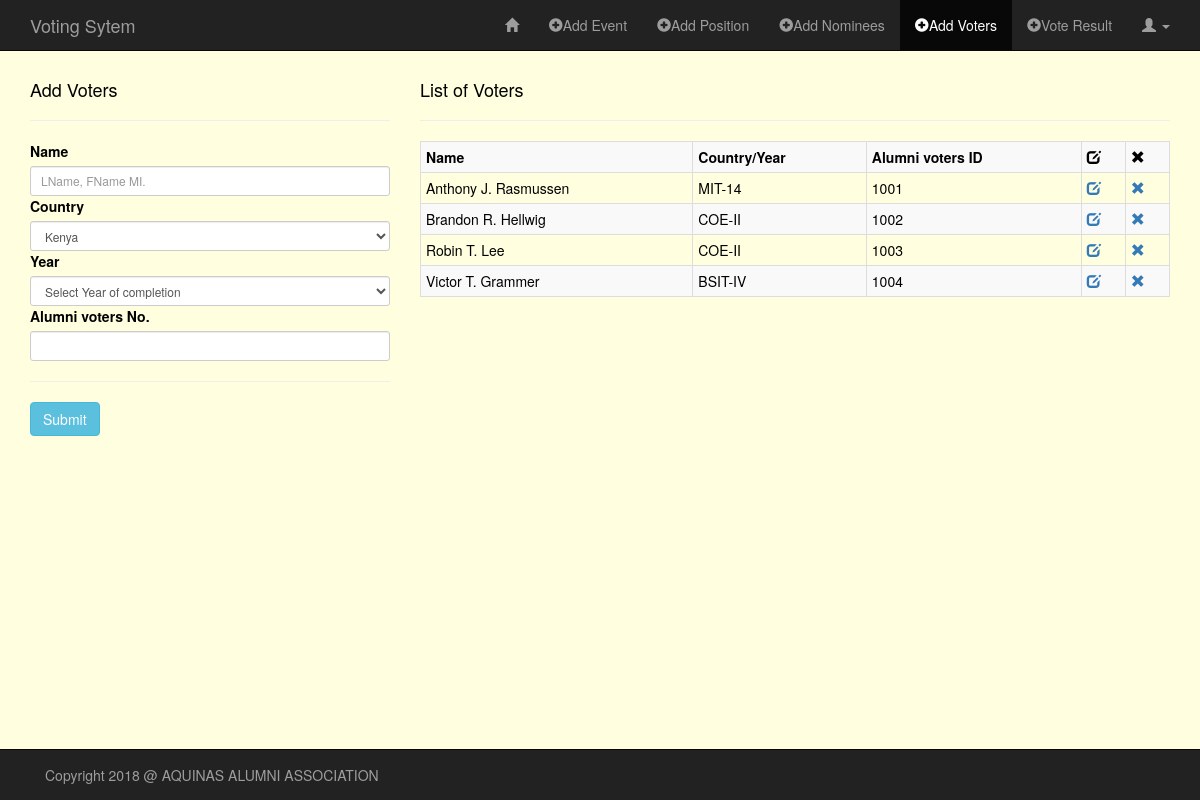
The app's page /sandbox/add_voters.php (signed in) with its own data.
### tables this page shows
CREATE TABLE `voters` (
  `id` int(11) NOT NULL,
  `name` varchar(60) NOT NULL,
  `course` varchar(60) NOT NULL,
  `year` varchar(10) NOT NULL,
  `stud_id` varchar(30) NOT NULL
);

### sandbox/classes/Voters.php (called while the page is built, shortened)
<?php
class Voters
{
    public function READ_VOTERS() {
        global $db;
        $sql = "SELECT *
                FROM voters
                ORDER BY name ASC";
        if(!$stmt = $db->prepare($sql)) {
            echo $stmt->error;
        } else {
            $stmt->execute();
            $result = $stmt->get_result();
        }
        return $result;
    }
}

### sandbox/add_voters.php (the view, shortened to what this page needs)
<?php
require("../config/db.php");
require("classes/Voters.php");
?>
<!DOCTYPE HTML>
<html lang="en-US">
<head>
    <link rel="stylesheet" href="../assets/css/bootstrap.min.css">
    <link rel="stylesheet" href="../assets/css/style_admin.css">
</head>
<body>
<nav class="navbar navbar-inverse navbar-fixed-top" role="navigation">
    <div class="container">
        <div class="navbar-header">
            <a class="navbar-brand" href="index.php">Voting Sytem</a>
        </div>
        <div class="collapse navbar-collapse" id="bs-example-navbar-collapse-1">
            <ul class="nav navbar-nav navbar-right">
                <li><a href="admin_page.php"><span class="glyphicon glyphicon-home"></span></a></li>
                <li><a href="add_org.php"><span class="glyphicon glyphicon-plus-sign"></span>Add Event</a></li>
                <li><a href="add_pos.php"><span class="glyphicon glyphicon-plus-sign"></span>Add Position</a></li>
                <li><a href="add_nominees.php"><span class="glyphicon glyphicon-plus-sign"></span>Add Nominees</a></li>
                <li class="active"><a href="add_voters.php"><span class="glyphicon glyphicon-plus-sign"></span>Add Voters</a></li>
                <li><a href="vote_result.php"><span class="glyphicon glyphicon-plus-sign"></span>Vote Result</a></li>
                <li class="dropdown">
                    <a href="#" class="dropdown-toggle" data-toggle="dropdown" role="button" aria-haspopup="true" aria-expanded="false"><span class="glyphicon glyphicon-user"></span> <span class="caret"></span></a>
                </li>
            </ul>
        </div>
    </div>
</nav>
<div class="container">
    <div class="row">
        <div class="col-md-4">
            <h4>Add Voters</h4><hr>
            <form method="POST" action="<?php $_SERVER['PHP_SELF']; ?>" role="form">
                <div class="form-group-sm">
                    <label for="name">Name</label>
                    <input required type="text" name="name" class="form-control" placeholder="LName, FName MI.">
                </div>
                <div class="form-group-sm">
                    <label for="course">Country</label>
                    <select required name="course" class="form-control">
                         <option value="Kenya">Kenya</option>
                    </select>
                </div>
                <div class="form-group-sm">
                    <label for="year">Year</label>
                    <select required name="year" class="form-control">
                        <option value="">Select Year of completion</option>
                    </select>
                </div>
                <div class="form-group-sm">
                    <label for="stud_id">Alumni voters No.</label>
                    <input required type="text" name="stud_id" class="form-control">
                </div><hr>
                <div class="form-group-sm">
                    <input type="submit" name="submit" value="Submit" class="btn btn-info">
                </div>
            </form>
        </div>
        <?php
        $readVoters = new Voters();
        $rtnReadVoters = $readVoters->READ_VOTERS();
        ?>
        <div class="col-md-8">
            <h4>List of Voters</h4><hr>
            <div class="table-responsive">
                <?php if($rtnReadVoters) { ?>
                <table class="table table-bordered table-condensed table-striped">
                    <tr>
                        <th>Name</th>
                        <th>Country/Year</th>
                        <th>Alumni voters ID</th>
                        <th><span class="glyphicon glyphicon-edit"></span></th>
                        <th><span class="glyphicon glyphicon-remove"></span></th>
                    </tr>
                    <?php while($rowVoter = $rtnReadVoters->fetch_assoc()) { ?>
                    <tr>
                        <td><?php echo $rowVoter['name']; ?></td>
                        <td><?php echo $rowVoter['course'] . "-" . $rowVoter['year']; ?></td>
                        <td><?php echo $rowVoter['stud_id']; ?></td>
                        <td><a href="http://localhost/voting_system/sandbox/edit_voter.php?id=<?php echo $rowVoter['id']; ?>"><span class="glyphicon glyphicon-edit"></span></a></td>
                        <td><a href="http://localhost/voting_system/sandbox/delete_voter.php?id=<?php echo $rowVoter['id']; ?>"><span class="glyphicon glyphicon-remove"></span></a></td>
                    </tr>
                    <?php }  ?>
                </table>
                <?php }  ?>
            </div>
        </div>
    </div>
</div>
<nav class="navbar navbar-inverse navbar-fixed-bottom" role="navigation">
    <div class="container">
        <div class="navbar-text pull-left">
            Copyright 2018 @ AQUINAS ALUMNI ASSOCIATION
        </div>
    </div>
</nav>
</body>
</html>

### assets/css/style_admin.css (style rules this page uses)
body { color: black; margin-top: 70px; margin-bottom: 70px; background-color: lightyellow; }

### records on screen
voters: name "Anthony J. Rasmussen", course "MIT", year "14", stud "1001"
voters: name "Brandon R. Hellwig", course "COE", year "II", stud "1002"
voters: name "Robin T. Lee", course "COE", year "II", stud "1003"
voters: name "Victor T. Grammer", course "BSIT", year "IV", stud "1004"
